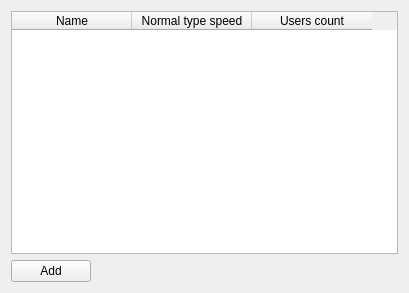
<?xml version="1.0" encoding="UTF-8"?>
<ui version="4.0">
 <class>GroupsWidget</class>
 <widget class="QWidget" name="GroupsWidget">
  <property name="geometry">
   <rect>
    <x>0</x>
    <y>0</y>
    <width>409</width>
    <height>293</height>
   </rect>
  </property>
  <property name="windowTitle">
   <string>Form</string>
  </property>
  <layout class="QVBoxLayout" name="verticalLayout">
   <item>
    <widget class="QTableWidget" name="groupsTW">
     <property name="editTriggers">
      <set>QAbstractItemView::NoEditTriggers</set>
     </property>
     <property name="tabKeyNavigation">
      <bool>false</bool>
     </property>
     <property name="showDropIndicator" stdset="0">
      <bool>false</bool>
     </property>
     <property name="dragDropOverwriteMode">
      <bool>false</bool>
     </property>
     <property name="selectionMode">
      <enum>QAbstractItemView::SingleSelection</enum>
     </property>
     <property name="selectionBehavior">
      <enum>QAbstractItemView::SelectRows</enum>
     </property>
     <property name="sortingEnabled">
      <bool>false</bool>
     </property>
     <property name="cornerButtonEnabled">
      <bool>false</bool>
     </property>
     <attribute name="horizontalHeaderDefaultSectionSize">
      <number>120</number>
     </attribute>
     <attribute name="horizontalHeaderHighlightSections">
      <bool>false</bool>
     </attribute>
     <attribute name="verticalHeaderDefaultSectionSize">
      <number>30</number>
     </attribute>
     <attribute name="verticalHeaderHighlightSections">
      <bool>false</bool>
     </attribute>
     <column>
      <property name="text">
       <string>Name</string>
      </property>
     </column>
     <column>
      <property name="text">
       <string>Normal type speed</string>
      </property>
     </column>
     <column>
      <property name="text">
       <string>Users count</string>
      </property>
     </column>
    </widget>
   </item>
   <item>
    <widget class="QPushButton" name="addPB">
     <property name="sizePolicy">
      <sizepolicy hsizetype="Fixed" vsizetype="Fixed">
       <horstretch>0</horstretch>
       <verstretch>0</verstretch>
      </sizepolicy>
     </property>
     <property name="text">
      <string>Add</string>
     </property>
    </widget>
   </item>
  </layout>
 </widget>
 <resources/>
 <connections/>
</ui>
